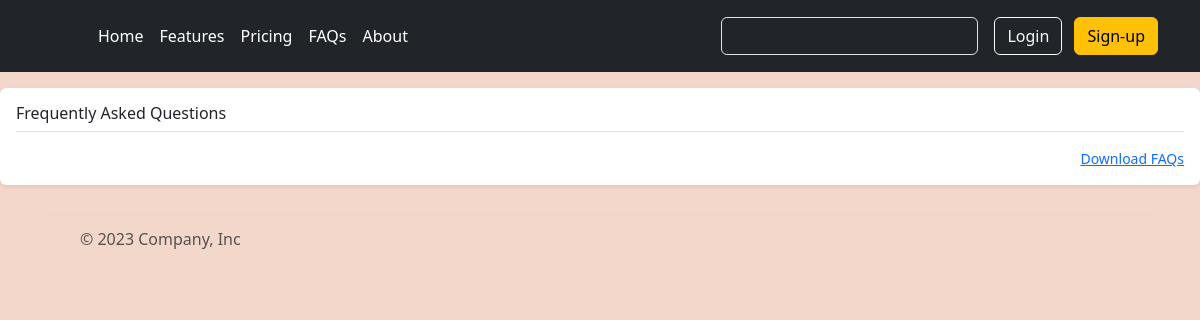
Before: /FAQs/ with the older database file.
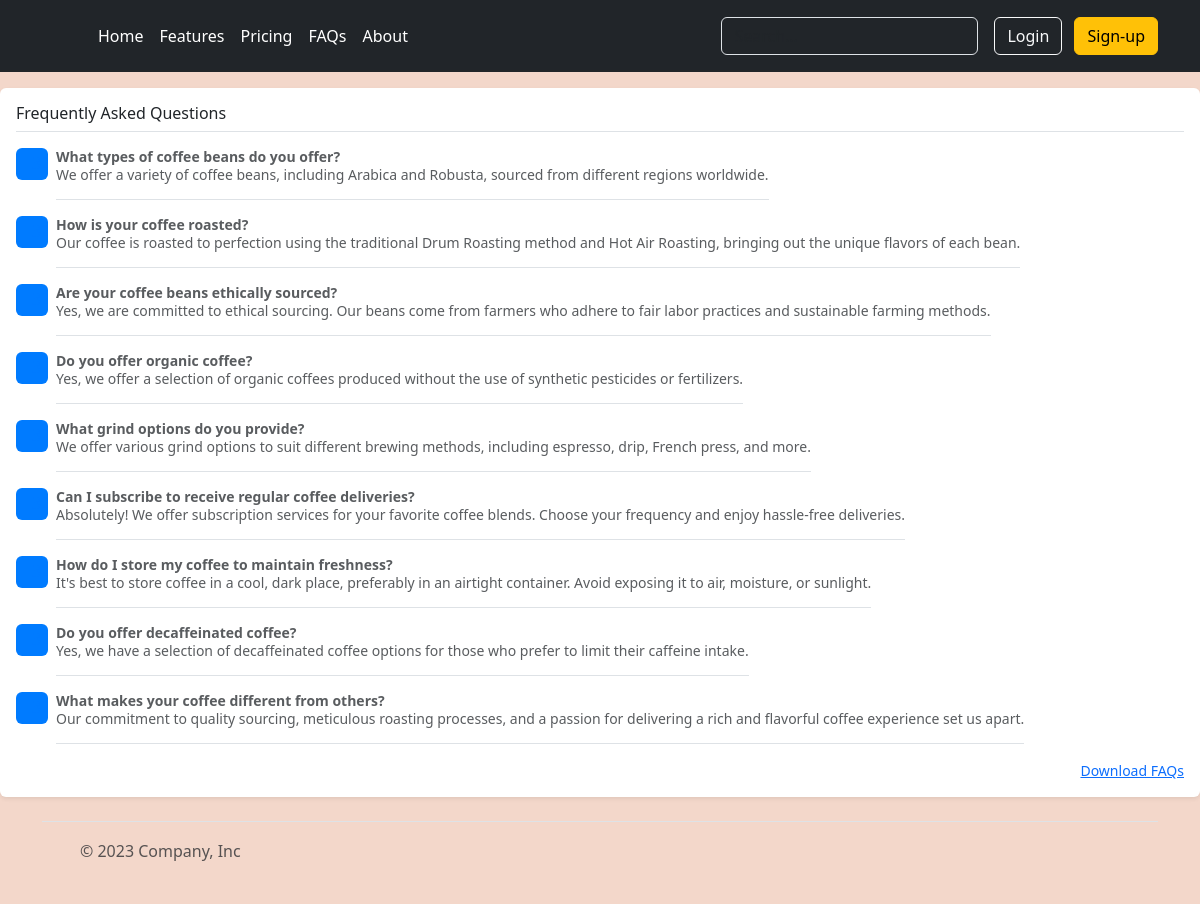
After: the same page with the newer database file.
### coffeeItems/models.py (models this page shows, shortened)
class Question(models.Model):
  question=models.TextField(max_length=100)
  answer=models.TextField(max_length=500)

### coffeeItems/views.py (the view)
# urls.py: path('FAQs/',FrequentlyAskedQuestion),
def FrequentlyAskedQuestion(request):
  questions=Question.objects.all()
  return render(request,'FAQs.html',{'questions':questions})

### coffeeItems/templates/FAQs.html
{%extends 'base.html'%}
{%load static%}
{%block start%}
<div class="my-3 p-3 bg-body rounded shadow-sm">
  <h6 class="border-bottom pb-2 mb-0">Frequently Asked Questions</h6>
   {%for question in questions%}
   <div class="d-flex text-body-secondary pt-3">
    <svg class="bd-placeholder-img flex-shrink-0 me-2 rounded" width="32" height="32" xmlns="http://www.w3.org/2000/svg" role="img" aria-label="Placeholder: 32x32" preserveAspectRatio="xMidYMid slice" focusable="false"><title>Placeholder</title><rect width="100%" height="100%" fill="#007bff"></rect><text x="50%" y="50%" fill="#007bff" dy=".3em">32x32</text></svg>
    <p class="pb-3 mb-0 small lh-sm border-bottom">
      <strong class="d-block text-gray-dark">{{question.question}}</strong>
      {{question.answer}}
    </p>
  </div>
  {%endfor%}
  <small class="d-block text-end mt-3">
    <a href="{% static 'FAQs.pdf' %}" download="FAQs.pdf" target="blank">Download FAQs</a>
  </small>
</div>
{%endblock%}

### coffeeItems/templates/base.html (shortened to what this page needs)
<!doctype html>
<html lang="en">
  <head>
    <link href="https://cdn.jsdelivr.net/npm/bootstrap@5.3.2/dist/css/bootstrap.min.css" rel="stylesheet">
  </head>
  <body style="background-color:#F3D7CA;">
    <header class="p-3 text-bg-dark">
      <div class="container">
        <div class="d-flex flex-wrap align-items-center justify-content-center justify-content-lg-start">
          <a href="/" class="d-flex align-items-center mb-2 mb-lg-0 text-white text-decoration-none" previewlistener="true">
            <svg class="bi me-2" width="40" height="32" role="img" aria-label="Bootstrap"><use xlink:href="#bootstrap"></use></svg>
          </a>
          <ul class="nav col-12 col-lg-auto me-lg-auto mb-2 justify-content-center mb-md-0">
            <li><a href="/coffee/" class="nav-link px-2 text-white">Home</a></li>
            <li><a href="#" class="nav-link px-2 text-white">Features</a></li>
            <li><a href="/pricing/" class="nav-link px-2 text-white">Pricing</a></li>
            <li><a href="/FAQs/" class="nav-link px-2 text-white">FAQs</a></li>
            <li><a href="/AboutUs/" class="nav-link px-2 text-white">About</a></li>
          </ul>
          <form class="col-12 col-lg-auto mb-3 mb-lg-0 me-lg-3" role="search">
            <input type="search" class="form-control form-control-dark text-bg-dark" placeholder="Search..." aria-label="Search">
          </form>
          <div class="text-end">
            <a href="/login/"><button type="button" class="btn btn-outline-light me-2">Login</button></a>
            <a href="/register/"><button type="button" class="btn btn-warning">Sign-up</button></a>
          </div>
        </div>
      </div>
    </header>
    {%block start%}
    {%endblock%}
    <div class="container">
      <footer class="d-flex flex-wrap justify-content-between align-items-center py-3 my-4 border-top">
        <div class="col-md-4 d-flex align-items-center">
          <a href="/" class="mb-3 me-2 mb-md-0 text-body-secondary text-decoration-none lh-1" previewlistener="true">
            <svg class="bi" width="30" height="24"><use xlink:href="#bootstrap"></use></svg>
          </a>
          <span class="mb-3 mb-md-0 text-body-secondary">© 2023 Company, Inc</span>
        </div>
        <ul class="nav col-md-4 justify-content-end list-unstyled d-flex">
          <li class="ms-3"><a class="text-body-secondary" href="#"><svg class="bi" width="24" height="24"><use xlink:href="#twitter"></use></svg></a></li>
          <li class="ms-3"><a class="text-body-secondary" href="#"><svg class="bi" width="24" height="24"><use xlink:href="#instagram"></use></svg></a></li>
          <li class="ms-3"><a class="text-body-secondary" href="#"><svg class="bi" width="24" height="24"><use xlink:href="#facebook"></use></svg></a></li>
        </ul>
      </footer>
    </div>
  </body>
</html>

Changed rows visible on the page:
added Question: question "What types of coffee beans do you offer?", answer "We offer a variety of coffee beans, including Arabica and Robusta, sourced from different regions worldwide."
added Question: question "How is your coffee roasted?", answer "Our coffee is roasted to perfection using the traditional Drum Roasting method and Hot Air Roasting, bringing out the unique flavors of each bean."
added Question: question "Are your coffee beans ethically sourced?", answer "Yes, we are committed to ethical sourcing. Our beans come from farmers who adhere to fair labor practices and sustainable farming methods."
added Question: question "Do you offer organic coffee?", answer "Yes, we offer a selection of organic coffees produced without the use of synthetic pesticides or fertilizers."
added Question: question "What grind options do you provide?", answer "We offer various grind options to suit different brewing methods, including espresso, drip, French press, and more."
added Question: question "Can I subscribe to receive regular coffee deliveries?", answer "Absolutely! We offer subscription services for your favorite coffee blends. Choose your frequency and enjoy hassle-free deliveries."
added Question: question "How do I store my coffee to maintain freshness?", answer "It's best to store coffee in a cool, dark place, preferably in an airtight container. Avoid exposing it to air, moisture, or sunlight."
added Question: question "Do you offer decaffeinated coffee?", answer "Yes, we have a selection of decaffeinated coffee options for those who prefer to limit their caffeine intake."
added Question: question "What makes your coffee different from others?", answer "Our commitment to quality sourcing, meticulous roasting processes, and a passion for delivering a rich and flavorful coffee experience set us apart."
